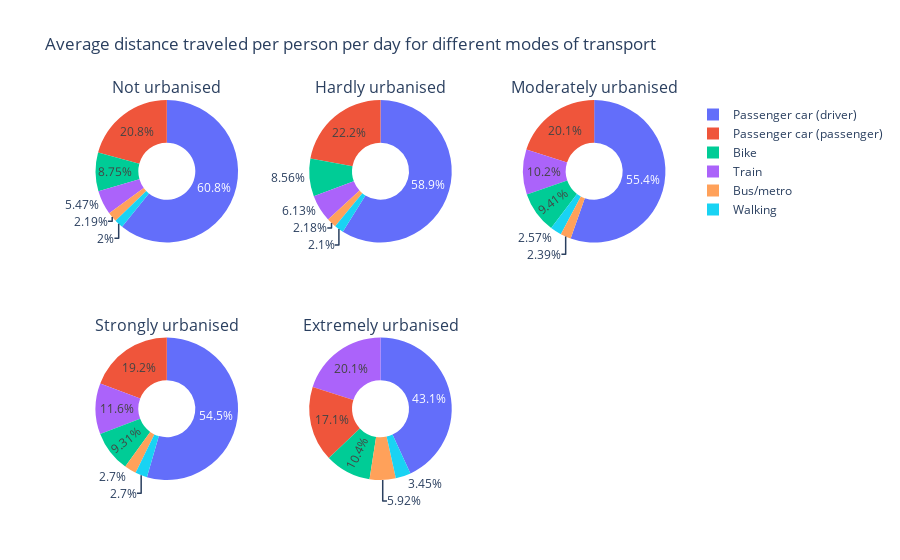

Write notebook code for a chart like this one.
### Markdown cell above
## 2.1 Average distance traveled per person per day for different modes of transport
The first set of pie charts highlights the relationship between urbanisation grade and average distance traveled per person per day for different modes of transport.   
 
 ### Hypothesis
Before analysing the data some significant differences in transport use between urbanisation grades are expected. The following enumeration gives an overview of the expectations:
 - The more urbanised an area is, the less distance is traveld by car
 - The more urbanised an area is, the more distance is traveled by walking 
 - The more urbanised an area is, the more distance is traveled by metro
 - The more urbanised an area is, the less distance is traveled by bike

### Code cell
textding = 'average_trips_per_person_per_day_distance(km)'

#Import
import plotly.graph_objects as go
from plotly.subplots import make_subplots

#Exclude data on all the modes of transport combined
df2 = df[df['travel_mode']!="Total"]

#Only use data from 2018
df2018 = df2[df2['year']==2018]

#Prepare dataframes for each level of urbanization
dfNu = df2018[df2018["region_characteristics"]=="Not urbanised"]
dfHu = df2018[df2018["region_characteristics"]=="Hardly urbanised"]
dfMu = df2018[df2018["region_characteristics"]=="Moderately urbanised"]
dfSu = df2018[df2018["region_characteristics"]=="Strongly urbanised"]
dfEu = df2018[df2018["region_characteristics"]=="Extremely urbanised"]

#Set labels 
labels = dfNu["travel_mode"]

#Create subplot frame
fig = make_subplots(rows=2, cols=3, specs=[[{'type':'domain'}, {'type':'domain'}, {'type':'domain'}], [{'type':'domain'}, {'type':'domain'}, {'type':'domain'}]], 
                    subplot_titles=["Not urbanised", "Hardly urbanised", "Moderately urbanised", "Strongly urbanised", "Extremely urbanised"])

#Add each subplot
fig.add_trace(go.Pie(labels=labels, values=dfNu[textding]),
              1, 1)
fig.add_trace(go.Pie(labels=labels, values=dfHu[textding]),
              1, 2)
fig.add_trace(go.Pie(labels=labels, values=dfMu[textding]),
              1, 3)
fig.add_trace(go.Pie(labels=labels, values=dfSu[textding]),
              2, 1)
fig.add_trace(go.Pie(labels=labels, values=dfEu[textding]),
              2, 2)

fig.update_layout(title_text="Average distance traveled per person per day for different modes of transport")

#Create hole and add label + percentage as hover data
fig.update_traces(hole=.4, hoverinfo="label+value")

#Show total subplot frame
fig.show()

### Figure 1 — Plotly figure (JSON) as saved in the notebook; plotly's stock layout.template omitted (floating-point values rounded to 4 significant figures)
{"data": [{"domain": {"x": [0, 0.2889], "y": [0.625, 1]}, "hole": 0.4, "hoverinfo": "label+value", "labels": ["Passenger car (driver)", "Passenger car (passenger)", "Train", "Bus/metro", "Bike", "Walking"], "type": "pie", "values": [21.33, 7.29, 1.92, 0.77, 3.07, 0.7]}, {"domain": {"x": [0.3556, 0.6444], "y": [0.625, 1]}, "hole": 0.4, "hoverinfo": "label+value", "labels": ["Passenger car (driver)", "Passenger car (passenger)", "Train", "Bus/metro", "Bike", "Walking"], "type": "pie", "values": [21.33, 8.03, 2.22, 0.79, 3.1, 0.76]}, {"domain": {"x": [0.7111, 1], "y": [0.625, 1]}, "hole": 0.4, "hoverinfo": "label+value", "labels": ["Passenger car (driver)", "Passenger car (passenger)", "Train", "Bus/metro", "Bike", "Walking"], "type": "pie", "values": [18.54, 6.72, 3.42, 0.8, 3.15, 0.86]}, {"domain": {"x": [0, 0.2889], "y": [0, 0.375]}, "hole": 0.4, "hoverinfo": "label+value", "labels": ["Passenger car (driver)", "Passenger car (passenger)", "Train", "Bus/metro", "Bike", "Walking"], "type": "pie", "values": [18.56, 6.54, 3.94, 0.92, 3.17, 0.92]}, {"domain": {"x": [0.3556, 0.6444], "y": [0, 0.375]}, "hole": 0.4, "hoverinfo": "label+value", "labels": ["Passenger car (driver)", "Passenger car (passenger)", "Train", "Bus/metro", "Bike", "Walking"], "type": "pie", "values": [13.47, 5.33, 6.27, 1.85, 3.26, 1.08]}], "layout": {"annotations": [{"font": {"size": 16}, "showarrow": false, "text": "Not urbanised", "x": 0.1444, "xanchor": "center", "xref": "paper", "y": 1, "yanchor": "bottom", "yref": "paper"}, {"font": {"size": 16}, "showarrow": false, "text": "Hardly urbanised", "x": 0.5, "xanchor": "center", "xref": "paper", "y": 1, "yanchor": "bottom", "yref": "paper"}, {"font": {"size": 16}, "showarrow": false, "text": "Moderately urbanised", "x": 0.8556, "xanchor": "center", "xref": "paper", "y": 1, "yanchor": "bottom", "yref": "paper"}, {"font": {"size": 16}, "showarrow": false, "text": "Strongly urbanised", "x": 0.1444, "xanchor": "center", "xref": "paper", "y": 0.375, "yanchor": "bottom", "yref": "paper"}, {"font": {"size": 16}, "showarrow": false, "text": "Extremely urbanised", "x": 0.5, "xanchor": "center", "xref": "paper", "y": 0.375, "yanchor": "bottom", "yref": "paper"}], "title": {"text": "Average distance traveled per person per day for different modes of transport"}}}
